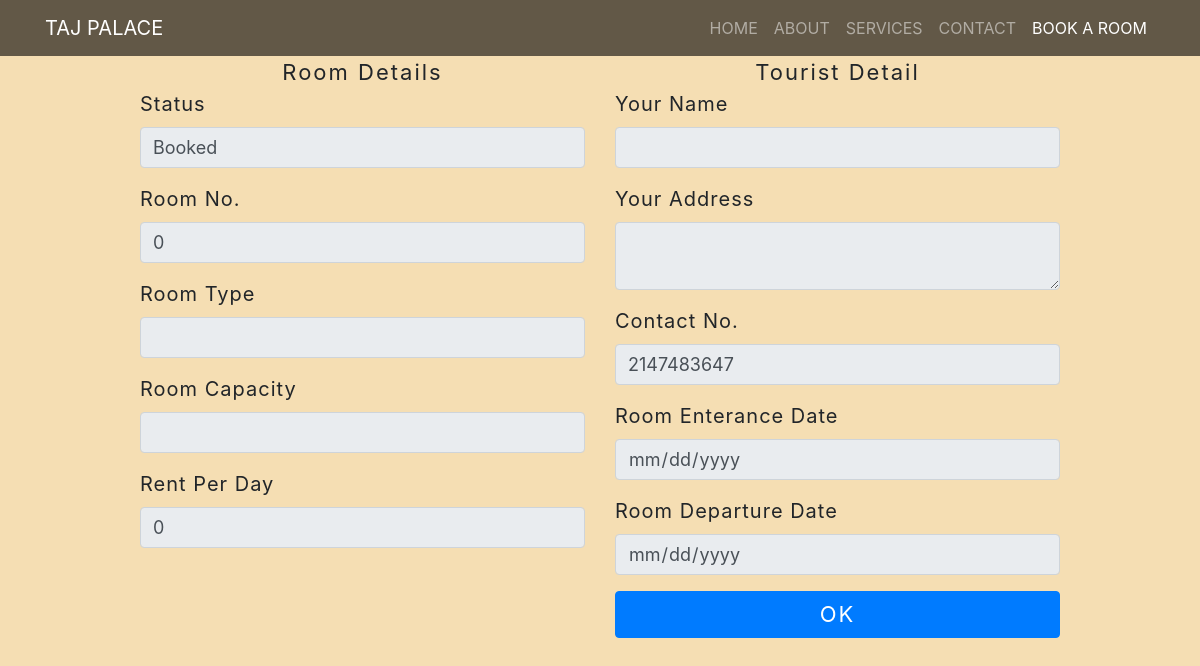
Screenshot of /admin/gotobook.php with the database file from the repository.
### tables this page shows
CREATE TABLE `bookedroom` (
  `room_id` int(10) NOT NULL,
  `type` varchar(10) NOT NULL,
  `capacity` varchar(10) NOT NULL,
  `rent_per_day` int(10) NOT NULL,
  `name` varchar(20) NOT NULL,
  `address` varchar(255) NOT NULL,
  `contact` text NOT NULL,
  `enterence` date NOT NULL,
  `departure` date NOT NULL,
  `status` varchar(20) NOT NULL DEFAULT 'Booked'
);

### admin/gotobook.php (the view, shortened to what this page needs)
<?php
$id=$_GET['sid'];
include("dbcon.php");
$sql="SELECT * FROM `bookedroom` WHERE `room_id`='$id'";
$run=mysqli_query($con,$sql);
$data=mysqli_fetch_assoc($run);
?>
<!DOCTYPE html>
<html lang="en">
<head>
  <link rel="stylesheet" href="https://maxcdn.bootstrapcdn.com/bootstrap/4.3.1/css/bootstrap.min.css">
    <script src="https://maxcdn.bootstrapcdn.com/bootstrap/4.3.1/js/bootstrap.min.js"></script></head>
<body style="background-color: wheat;">
    <nav class="navbar navbar-expand-md navbar-dark" style="background-color: rgba(0,0,0,0.6);">
    <div class="container">
    <a href="index.php" class="navbar-brand">TAJ PALACE</a>
    <div class="collapse navbar-collapse" id="navbaraid">
    <ul class="navbar-nav ml-auto text-center pull-right">
      <li class="nav-item"><a class="nav-link" href="index.php">HOME</a></li>
      <li class="nav-item"><a class="nav-link" href="#about">ABOUT</a></li>
      <li class="nav-item"><a class="nav-link" href="#services">SERVICES</a></li>
      <li class="nav-item"><a class="nav-link" href="#contact">CONTACT</a></li>
      <li class="nav-item"><a class="nav-link active" href="book_a_room.php">BOOK A ROOM</a></li>
   </ul>
  </div>
  </div>
  </nav>
  <div class="container">
  <form method="post">
  <div class="row">
  	<div class="col-md-1"></div>
  	<div class="col-md-5">
  		<div class="panel panel-primary">
  			<div class="panel-heading text-center" style="font-size: 22px;letter-spacing: 2px;">Room Details</div>
  			<div class="panel-body">
  			<div class="form-group">
  				<label style="font-size: 20px;letter-spacing: 1px;">Status</label>
  				<input type="text" placeholder="Room is Available (Unbooked)" disabled="" class="form-control" style="font-size: 18px;"  value="<?php echo $data['status'];?>">
  			</div>
  			<div class="form-group">
  				<label style="font-size: 20px;letter-spacing: 1px;">Room No.</label>
  				<input type="text" disabled="" name="no" value="<?php echo $data['room_id'];?>" class="form-control" style="font-size: 18px;">
  			</div>
  			<div class="form-group">
  				<label style="font-size: 20px;letter-spacing: 1px;">Room Type</label>
  				<input type="text" disabled="" name="ty" value="<?php echo $data['type'];?>" class="form-control" style="font-size: 18px;">
  			</div>
  			<div class="form-group">
  				<label style="font-size: 20px;letter-spacing: 1px;">Room Capacity</label>
  				<input type="text" disabled="" name="ca" value="<?php echo $data['capacity'];?>" class="form-control" style="font-size: 18px;">
  			</div>
  			<div class="form-group">
  				<label style="font-size: 20px;letter-spacing: 1px;">Rent Per Day</label>
  				<input type="text" disabled="" name="re" value="<?php echo $data['rent_per_day'];?>" class="form-control" style="font-size: 18px;">
  			</div>
            </div>
        </div>
    </div>
    	<div class="col-md-5">
    	<div class="panel panel-primary">
    		<div class="panel-heading text-center" style="font-size: 22px;letter-spacing: 2px;">Tourist Detail</div>
    		<div class="panel-body"><div class="form-group">
  				<label style="font-size: 20px;letter-spacing: 1px;">Your Name</label>
  				<input type="text" disabled="" name="na" class="form-control" style="font-size: 18px;" value="<?php echo $data['name'];?>">
  			</div>
  			<div class="form-group">
  				<label style="font-size: 20px;letter-spacing: 1px;">Your Address</label>
  				<textarea disabled="" name="ad" class="form-control" style="font-size: 18px;"><?php echo $data['address'];?></textarea>
  			</div>
  			<div class="form-group">
  				<label style="font-size: 20px;letter-spacing: 1px;">Contact No.</label><br>
  				<input id="phone" disabled="" name="phone" type="tel" class="form-control" style="font-size: 18px;" value="<?php echo $data['contact'];?>">
  			</div>
  			<div class="form-group">
  				<label style="font-size: 20px;letter-spacing: 1px;">Room Enterance Date</label>
  				<input type="date" disabled="" name="ed" class="form-control" style="font-size: 18px;" value="<?php echo $data['enterence'];?>">
  			</div>
  			<div class="form-group" style="padding-bottom: 0;">
  				<label style="font-size: 20px;letter-spacing: 1px;">Room Departure Date</label>
  				<input type="date" disabled="" name="dd" class="form-control" style="font-size: 18px;" value="<?php echo $data['departure'];?>">
  			</div>
  		</div>
    		<div class="panel-footer"><a href="booked.php" class="btn btn-primary btn-block" style="font-size: 22px;letter-spacing: 2px;">OK</a></div>
  		</div>
</div>
</form>
</div>
</body>
</html>

### rows the page displays
bookedroom: status "Booked", no "0", re "0", phone "2147483647"
